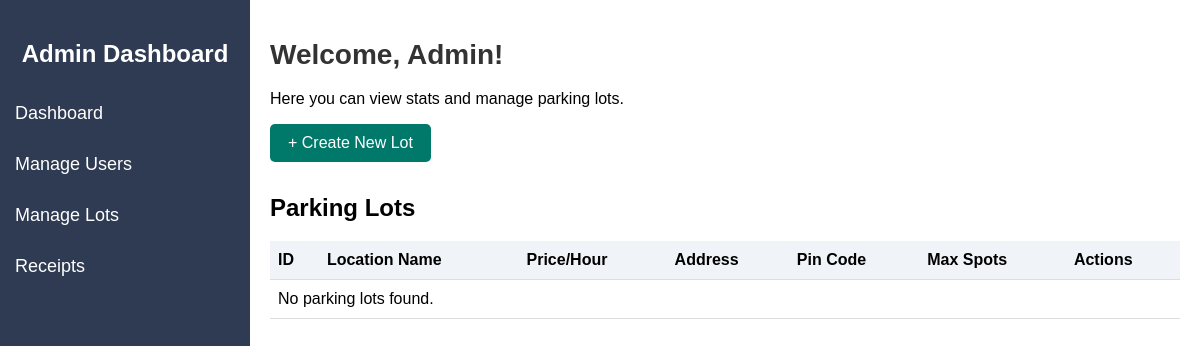
The app's page /admin_dashboard (signed in), older data.
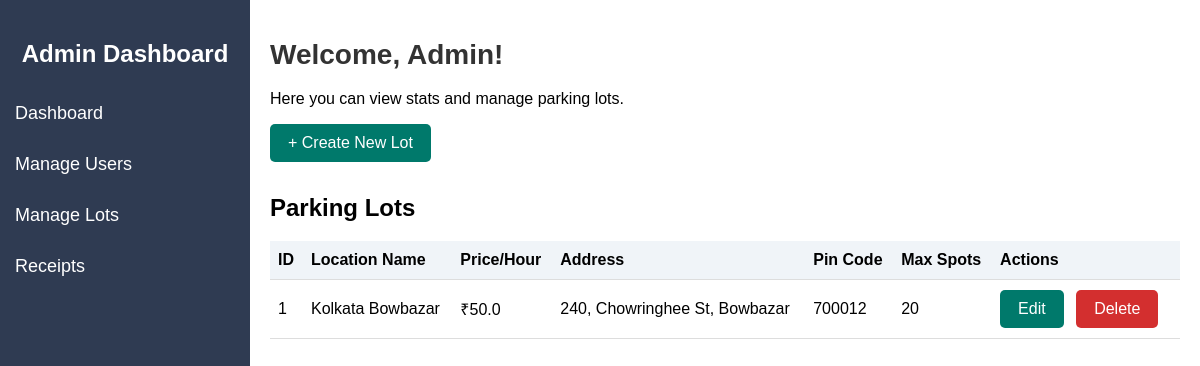
The same page, newer data.
### models.py (models this page shows)
class ParkingLot(db.Model):
    id = db.Column(db.Integer, primary_key=True)
    prime_location_name = db.Column(db.String(150), nullable=False)
    price_per_hour = db.Column(db.Float, nullable=False)
    address = db.Column(db.String(200), nullable=False)
    pin_code = db.Column(db.String(12), nullable=False)
    max_spots = db.Column(db.Integer, nullable=False)
    spots = db.relationship('ParkingSpot', backref='lot', lazy=True)

### app.py (the view)
@app.route('/admin_dashboard')
@admin_required
def admin_dashboard():
    lots=ParkingLot.query.all()
    total_users = User.query.count()
    total_lots = ParkingLot.query.count()
    active_reservations = Reservation.query.filter_by(leaving_timestamp=None).count()
    return render_template('admin_dashboard.html',
                          total_users=total_users,
                          total_lots=total_lots,
                          active_reservations=active_reservations,
                          lots=lots
                          )

### app.py (called while the page is built)
def admin_required(f):
    @wraps(f)
    def decorated_function(*args, **kwargs):
        if not session.get('admin_logged_in'):
            flash('Admin access required', 'danger')
            return redirect(url_for('admin_login'))
        return f(*args, **kwargs)
    return decorated_function

### templates/admin_dashboard.html (shortened to what this page needs)
<!DOCTYPE html>
<html lang="en">
<head>
</head>
<body>
    <div class="sidebar">
        <h2>Admin Dashboard</h2>
        <a href="{{ url_for('admin_dashboard') }}">Dashboard</a>
        <a href="{{ url_for('manage_users') }}">Manage Users</a>
        <a href="{{ url_for('manage_lots') }}">Manage Lots</a>
        <a href="{{ url_for('receipts') }}">Receipts</a>
    </div>
    <div class="main-content">
        <h1>Welcome, Admin!</h1>
        <p>Here you can view stats and manage parking lots.</p>
        <a href="{{ url_for('create_lot') }}" class="btn">+ Create New Lot</a>
        <h2 style="margin-top: 32px;">Parking Lots</h2>
        <table>
            <thead>
                <tr>
                    <th>ID</th>
                    <th>Location Name</th>
                    <th>Price/Hour</th>
                    <th>Address</th>
                    <th>Pin Code</th>
                    <th>Max Spots</th>
                    <th>Actions</th>
                </tr>
            </thead>
            <tbody>
                {% if lots and lots|length > 0 %}
                    {% for lot in lots %}
                        <tr>
                            <td>{{ lot.id }}</td>
                            <td>{{ lot.prime_location_name }}</td>
                            <td>₹{{ lot.price_per_hour }}</td>
                            <td>{{ lot.address }}</td>
                            <td>{{ lot.pin_code }}</td>
                            <td>{{ lot.max_spots }}</td>
                            <td>
                                <a href="{{ url_for('edit_lot', lot_id=lot.id) }}" class="btn">Edit</a>
                                <a href="{{ url_for('delete_lot', lot_id=lot.id) }}" class="btn delete">Delete</a>
                            </td>
                        </tr>
                    {% endfor %}
                {% else %}
                    <tr>
                        <td colspan="7">No parking lots found.</td>
                    </tr>
                {% endif %}
            </tbody>
        </table>
    </div>
</body>
</html>

### templates/admin_dashboard.html (style rules this page uses)
body { font-family: Arial, sans-serif; display: flex; margin: 0; }
.sidebar { width: 250px; background-color: #2f3b52; color: #fff; padding-top: 20px; height: 100vh; position: fixed; }
.sidebar h2 { text-align: center; margin-bottom: 20px; }
.sidebar a { color: white; padding: 15px; text-decoration: none; display: block; font-size: 18px; }
.main-content { margin-left: 250px; padding: 20px; width: 100%; }
.main-content h1 { font-size: 28px; color: #333; }
.btn { background-color: #00796b; color: white; border: none; padding: 10px 18px; border-radius: 5px; text-decoration: none; font-size: 16px; margin-right: 8px; transition: background 0.2s; cursor: pointer; display: inline-block; }
.btn.delete { background-color: #d32f2f; }
table { width: 100%; border-collapse: collapse; margin-top: 18px; }
th, td { padding: 10px 8px; border-bottom: 1px solid #ddd; text-align: left; }
th { background: #f0f4f8; }

Row changes from the older to the newer data that the page shows:
added ParkingLot: id "1", prime_location_name "Kolkata Bowbazar", price_per_hour "50.0", address "240, Chowringhee St, Bowbazar", pin_code "700012", max_spots "20"
Text that changed along with them:
text no longer shown: "No parking lots found."
